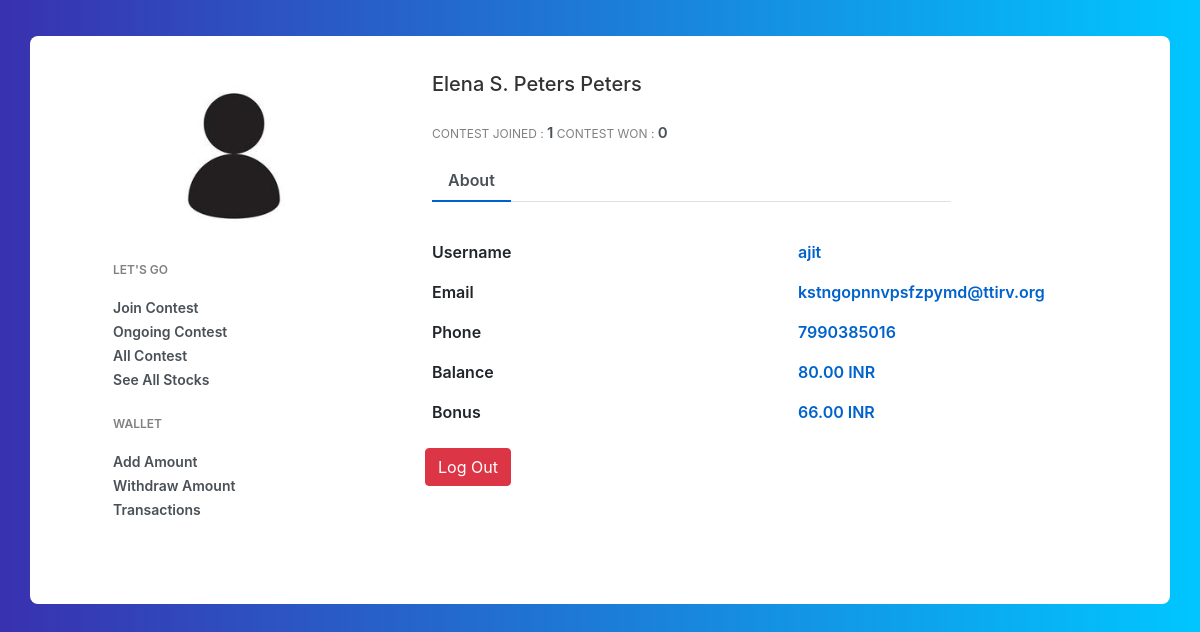
Screenshot of /profile/ (signed in) with the database file from the repository.
### accounts/models.py (models this page shows, shortened)
class extendedUser(models.Model):
    usr = models.OneToOneField(User,on_delete = models.CASCADE )
    upi_gatewayOfPhone = models.CharField(max_length=50, null = True)
    phone = models.IntegerField(null = True, unique = True)
    is_phoneVerified = models.BooleanField(default=False)
    amount = models.IntegerField(default=30)
    Bonus = models.IntegerField(default = 70)
    contest_won = models.PositiveSmallIntegerField(default=0)
    conetest_joined = models.PositiveSmallIntegerField(default = 0)
    referal_id = models.CharField(max_length=10, null = True)
    refereal_used = models.CharField(max_length=10, null = True)
    total_referals = models.PositiveSmallIntegerField(default = 0)

### accounts/views.py (the view)
# urls.py: path("profile/" , views.profileSet,name = "profile"),
@login_required
def profileSet(req):#shows profile of user
	usrextension = extendedUser.objects.filter(usr = req.user.id)
	cxt = {"contest" :  usrextension}
	return render(req,'accounts/profile.html',cxt)# x = ContestProfile.objects.get(pk = value_x).id

### accounts/templates/accounts/profile.html (shortened to what this page needs)
{% load i18n %}
{% load static %}
<!DOCTYPE html>
<html lang="en">
<head>
    <link href="{% static 'enroll/necessary/bs.css' %}" rel="stylesheet">
</head>
<body>
<div class="container emp-profile">
            <form method="post">
                <div class="row">
                    <div class="col-md-4">
                        <div class="profile-img">
                            <img src="{% static 'imgs/profileicon.jpg' %}" alt=""/>
                        </div>
                    </div>
                        {% for fm in contest %}
                    <div class="col-md-6">
                        <div class="profile-head">
                                    <h5>
                                        {{user.get_full_name}}
                                    </h5>
                                    <p class="proile-rating">
                                        CONTEST JOINED : <span>{{fm.conetest_joined }}</span>
                                     CONTEST WON : <span>{{fm.contest_won}} </span>
                                 </p>
                            <ul class="nav nav-tabs" id="myTab" role="tablist">
                                <li class="nav-item">
                                    <a class="nav-link active" id="home-tab" data-toggle="tab" href="" role="tab" aria-controls="home" aria-selected="true">About</a>
                                </li>
                            </ul>
                        </div>
                    </div>
                </div>
                <div class="row">
                    <div class="col-md-4">
                        <div class="profile-work">
                            <p>LET'S GO</p>
                            <a href="{% url 'select_contest' %}">Join Contest </a><br/>
                            <a href="{% url 'ongoing_contest' %}">Ongoing Contest  </a><br/>
                            <a href="{% url 'show_contest' %}">All Contest</a><br>
                            <a href="{% url 'All_Stocks' %}">See All Stocks</a><br>
                            <p>WALLET</p>
                            <a href="{% url 'addmoney' %}">Add Amount</a><br/>
                            <a href="{% url 'withdraw' %}">Withdraw Amount</a><br/>
                            <a href="{% url 'transactions' %}">Transactions</a><br/>
                        </div>
                    </div>
                    {% if contest %}
                    <div class="col-md-8">
                        <div class="tab-content profile-tab" id="myTabContent">
                                        <div class="row">
                                            <div class="col-md-6">
                                                <label>Username</label>
                                            </div>
                                            <div class="col-md-6">
                                                <p>{{user}}</p>
                                            </div>
                                        </div>
                                        <div class="row">
                                            <div class="col-md-6">
                                                <label>Email</label>
                                            </div>
                                            <div class="col-md-6">
                                                <p>{{user.email}}</p>
                                            </div>
                                        </div>
                                        <div class="row">
                                            <div class="col-md-6">
                                                <label>Phone</label>
                                            </div>
                                            <div class="col-md-6">
                                                <p>{% if fm.phone %} {{fm.phone}}  {% else %}  Not Set {% endif %}</p>
                                            </div>
                                            <div class="col-md-6">
                                                <label>Balance</label>
                                            </div>
                                            <div class="col-md-6">
                                                <p>{{fm.amount}}.00 INR</p>
                                            </div>
                                            <div class="col-md-6">
                                                <label>Bonus</label>
                                            </div>
                                            <div class="col-md-6">
                                                <p>{{fm.Bonus}}.00 INR</p>
                                            </div>
                                            <a href="{% url 'account_logout' %}" class = "btn btn-danger m-2">Log Out</a><br/>
                                             </div>
                            </div>
                                </div>
                            </div>
                        </div>
                                      {% endif %}
                         {% endfor %}
</body>
</html>

### accounts/templates/accounts/profile.html (style rules this page uses)
body { background: -webkit-linear-gradient(left, #3931af, #00c6ff); }
.emp-profile { padding: 3%; margin-top: 3%; margin-bottom: 3%; border-radius: 0.5rem; background: #fff; }
.profile-img { text-align: center; }
.profile-img img { width: 50%; height: 100%; }
.profile-head h5 { color: #333; }
.proile-rating { font-size: 12px; color: #818182; margin-top: 5%; }
.proile-rating span { color: #495057; font-size: 15px; font-weight: 600; }
.profile-head .nav-tabs { margin-bottom:5%; }
.profile-head .nav-tabs .nav-link { font-weight:600; border: none; }
.profile-head .nav-tabs .nav-link.active { border: none; border-bottom:2px solid #0062cc; }
.profile-work { padding: 14%; margin-top: -15%; }
.profile-work p { font-size: 12px; color: #818182; font-weight: 600; margin-top: 10%; }
.profile-work a { text-decoration: none; color: #495057; font-weight: 600; font-size: 14px; }
.profile-tab label { font-weight: 600; }
.profile-tab p { font-weight: 600; color: #0062cc; }

### rows the page displays
extendedUser: conetest_joined "1", contest_won "0", phone "7990385016", amount "80", Bonus "66"

### other values shown
{{ user.get_full_name }} "Elena S. Peters Peters"
{{ user }} "ajit"
{{ user.email }} "kstngopnnvpsfzpymd@ttirv.org"
